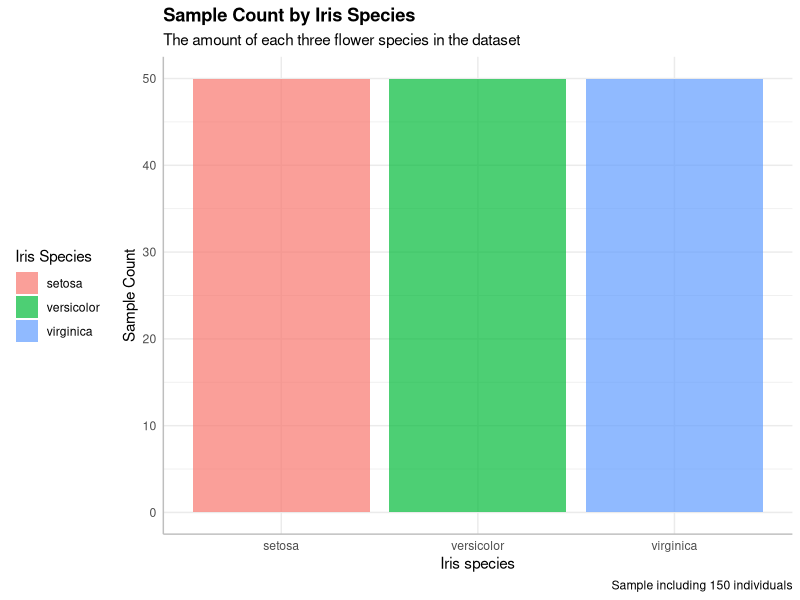
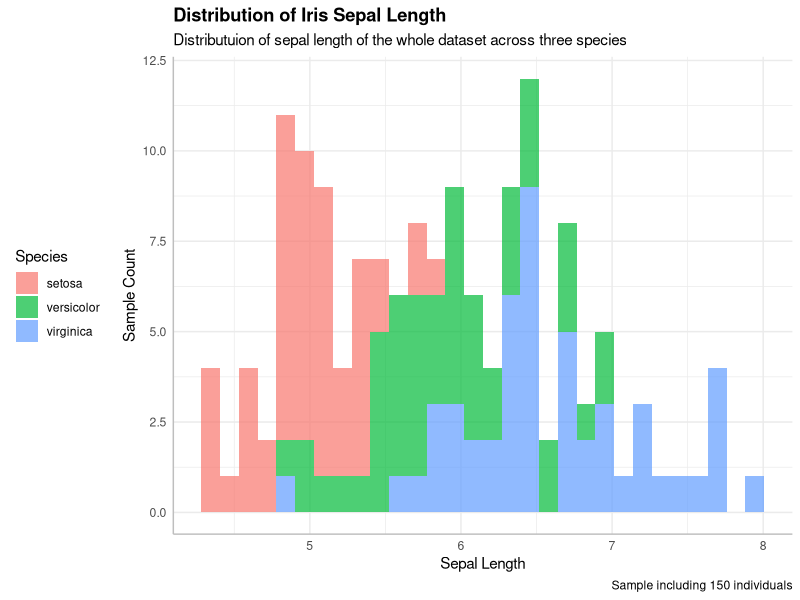
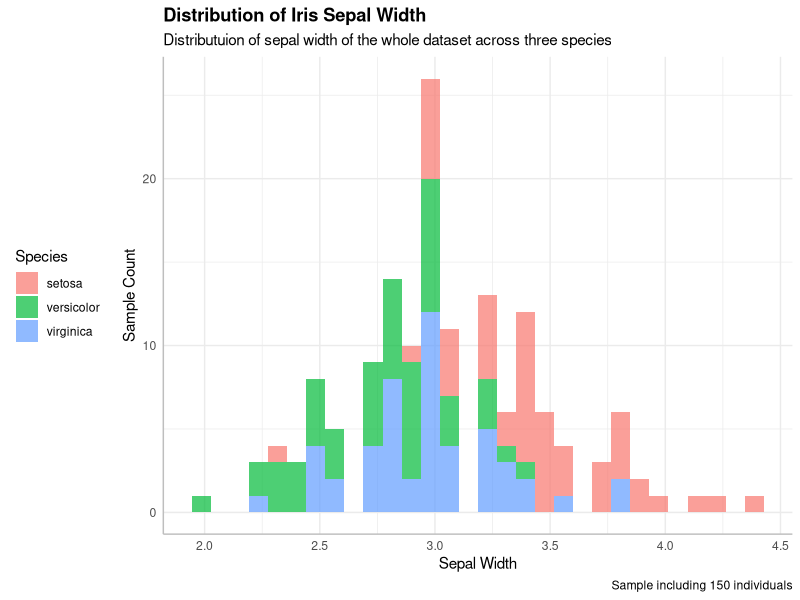
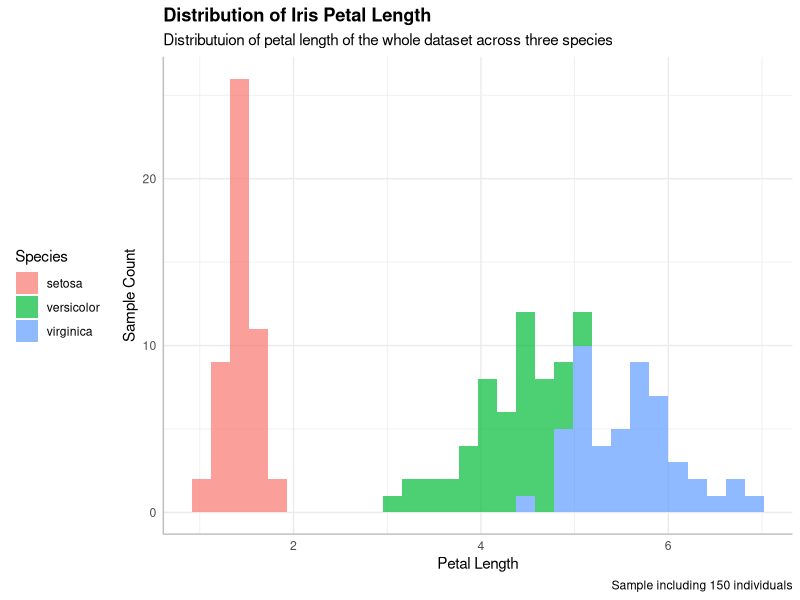
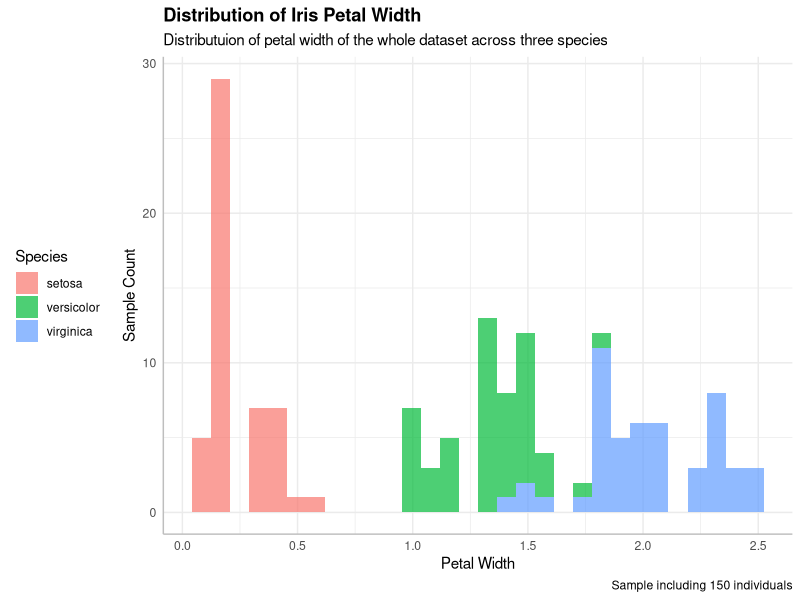
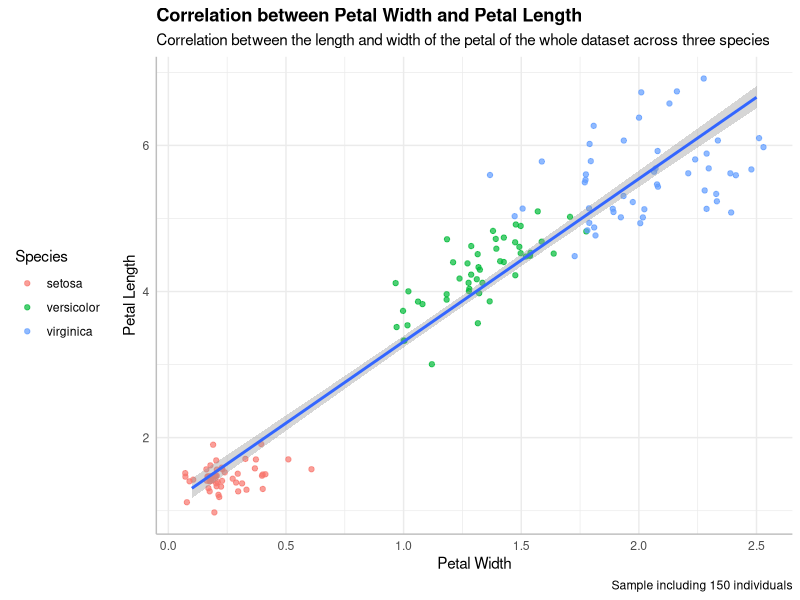
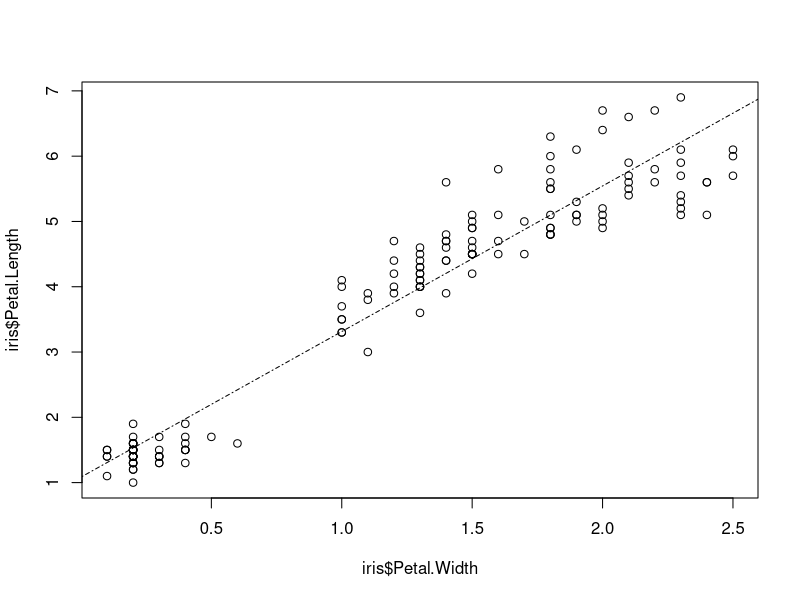
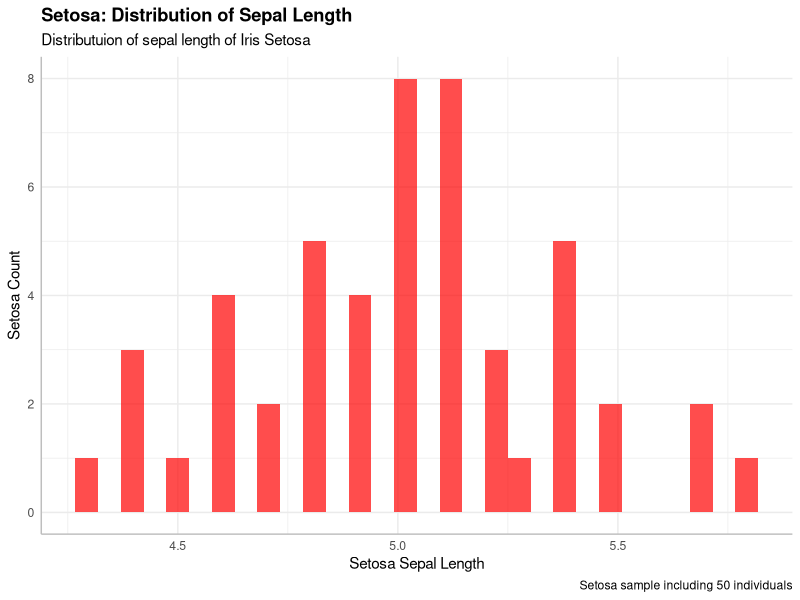

The R script that drew these images, in order: (Note: this script raises an error after producing the figures.)
# I import ggplot2
library(ggplot2)

# I chose iris dataset to explore
str(iris)
# There are 150 observations of 5 variables
# 4 of the variables are continuous, interval, numerical/quantitative
# 1 of the variables is nominal, categorical/qualitative

# How many individuals are there in the dataset?
ggplot(data = iris) +
  geom_bar(mapping = aes(x = Species, fill = Species), alpha = 0.7) +
  labs(title = "Sample Count by Iris Species", 
       subtitle = "The amount of each three flower species in the dataset",
       caption = "Sample including 150 individuals",
       fill = "Iris Species") +
  ylab(label = "Sample Count") +
  xlab(label = "Iris species") +
  theme_minimal() +
  theme(legend.position = "left",
        axis.line = element_line(color = "grey"),
        axis.line.x = element_line(color = "grey"),
        axis.line.y = element_line(color = "grey"),
        plot.title = element_text(face = "bold"))
# There are 150 individuals grouped by three different species.

# Checking the distribution of the flower sepal length for the whole dataset (use histograms, is it normal distribution?)
ggplot(data = iris) +
  geom_histogram(mapping = aes(x = Sepal.Length, fill = Species), alpha = 0.7) +
  labs(title = "Distribution of Iris Sepal Length", 
       subtitle = "Distributuion of sepal length of the whole dataset across three species",
       caption = "Sample including 150 individuals") +
  ylab(label = "Sample Count") +
  xlab(label = "Sepal Length") +
  theme_minimal() +
  theme(legend.position = "left",
        axis.line = element_line(color = "grey"),
        axis.line.x = element_line(color = "grey"),
        axis.line.y = element_line(color = "grey"),
        plot.title = element_text(face = "bold"))
# What kind of distribution is this?

# Checking the distribution of the flower sepal width for the whole dataset (use histograms, is it normal distribution?)
ggplot(data = iris) +
  geom_histogram(mapping = aes(x = Sepal.Width, fill = Species), alpha = 0.7) +
  labs(title = "Distribution of Iris Sepal Width", 
       subtitle = "Distributuion of sepal width of the whole dataset across three species",
       caption = "Sample including 150 individuals") +
  ylab(label = "Sample Count") +
  xlab(label = "Sepal Width") +
  theme_minimal() +
  theme(legend.position = "left",
        axis.line = element_line(color = "grey"),
        axis.line.x = element_line(color = "grey"),
        axis.line.y = element_line(color = "grey"),
        plot.title = element_text(face = "bold"))
# What kind of distribution is this?

# Checking the distribution of the flower petal length for the whole dataset (use histograms, is it normal distribution?)
ggplot(data = iris) +
  geom_histogram(mapping = aes(x = Petal.Length, , fill = Species), alpha = 0.7) +
  labs(title = "Distribution of Iris Petal Length", 
       subtitle = "Distributuion of petal length of the whole dataset across three species",
       caption = "Sample including 150 individuals") +
  ylab(label = "Sample Count") +
  xlab(label = "Petal Length") +
  theme_minimal() +
  theme(legend.position = "left",
        axis.line = element_line(color = "grey"),
        axis.line.x = element_line(color = "grey"),
        axis.line.y = element_line(color = "grey"),
        plot.title = element_text(face = "bold"))
# What kind of distribution is this?

# Checking the distribution of the flower petal width for the whole dataset (use histograms, is it normal distribution?)
ggplot(data = iris) +
  geom_histogram(mapping = aes(x = Petal.Width, fill = Species), alpha = 0.7) +
  labs(title = "Distribution of Iris Petal Width", 
       subtitle = "Distributuion of petal width of the whole dataset across three species",
       caption = "Sample including 150 individuals") +
  ylab(label = "Sample Count") +
  xlab(label = "Petal Width") +
  theme_minimal() +
  theme(legend.position = "left",
        axis.line = element_line(color = "grey"),
        axis.line.x = element_line(color = "grey"),
        axis.line.y = element_line(color = "grey"),
        plot.title = element_text(face = "bold"))
# What kind of distribution is this?

# correlation between petal length and petal width across all three species
ggplot(data = iris) +
  geom_jitter(mapping = aes(x = Petal.Width, y = Petal.Length, col = Species), alpha = 0.7) +
  geom_smooth(mapping = aes(x = Petal.Width, y = Petal.Length), method = lm) + # this adds the trend line
  labs(title = "Correlation between Petal Width and Petal Length", 
       subtitle = "Correlation between the length and width of the petal of the whole dataset across three species",
       caption = "Sample including 150 individuals") +
  ylab(label = "Petal Length") +
  xlab(label = "Petal Width") +
  theme_minimal() +
  theme(legend.position = "left",
        axis.line = element_line(color = "grey"),
        axis.line.x = element_line(color = "grey"),
        axis.line.y = element_line(color = "grey"),
        plot.title = element_text(face = "bold"))

# modelling with lm
# 1. we create a model 
iris_model <- lm(iris$Petal.Length ~ iris$Petal.Width)

# 2. we plot it
plot(y = iris$Petal.Length, x = iris$Petal.Width)

# 3. we get the intercept and slope by coef() function
e <- coef(iris_model)[1]
f <- coef(iris_model)[2]
e
f

# 4. we draw the line with help of abline() function
abline(e, f, lty = 4)

summary(iris_model)



# I want to separate the dataset by the specie to explore them separately 
# setosa dataset
my_setosa <- subset(iris, Species == "setosa")
str(my_setosa)
# versicolor dataset
my_versicolor <- subset(iris, Species == "versicolor")
str(my_versicolor)
# virginica dataset
my_virginica <- subset(iris, Species == "virginica")
str(my_virginica)

# setosa dataset: what is the distribution of sepal length? NORMAL DISTRIBUTION
ggplot(data = my_setosa) +
  geom_histogram(aes (x = Sepal.Length), fill = "red", alpha = 0.7) +
  labs(title = "Setosa: Distribution of Sepal Length", 
       subtitle = "Distributuion of sepal length of Iris Setosa",
       caption = "Setosa sample including 50 individuals") +
  ylab(label = "Setosa Count") +
  xlab(label = "Setosa Sepal Length") +
  theme_minimal() +
  theme(axis.line = element_line(color = "grey"),
        axis.line.x = element_line(color = "grey"),
        axis.line.y = element_line(color = "grey"),
        plot.title = element_text(face = "bold"))

# setosa dataset: what is the distribution of sepal width? RIGHT SKEWED
ggplot(data = my_setosa) +
  geom_histogram(aes (x = Sepal.Width), fill = "red", alpha = 0.7) +
  labs(title = "Setosa: Distribution of Sepal Width", 
       subtitle = "Distributuion of sepal width of Iris Setosa",
       caption = "Setosa sample including 50 individuals") +
  ylab(label = "Setosa Count") +
  xlab(label = "Setosa Sepal Width") +
  theme_minimal() +
  theme(axis.line = element_line(color = "grey"),
        axis.line.x = element_line(color = "grey"),
        axis.line.y = element_line(color = "grey"),
        plot.title = element_text(face = "bold"))


# setosa dataset: what is the distribution of petal length? NORMAL
# mean and median added
ggplot(data = my_setosa) +
  geom_histogram(aes (x = Petal.Length), fill = "red", alpha = 0.7) +
  geom_vline(xintercept = mean(my_setosa$Petal.Length), col = "blue", lwd = 1) +
  geom_vline(xintercept = median(my_setosa$Petal.Length), col = "green", lwd = 1) +
  annotate("text", x = 1.35,
           y = 9,
           label = paste("Mean =", mean(my_setosa$Petal.Length)),
           col = "blue",
           size = 5) +
  annotate("text", x = 1.6,
           y = 9,
           label = paste("Median =", median(my_setosa$Petal.Length)),
           col = "green",
           size = 5) +
  labs(title = "Mean and Median on Distribution of Iris Satosa Petal Length", 
       subtitle = "Distributuion of petal length of Iris Setosa with mean and median values",
       caption = "Setosa sample including 50 individuals") +
  ylab(label = "Setosa Count") +
  xlab(label = "Setosa Petal Length (cm)") +
  theme_minimal() +
  theme(axis.line = element_line(color = "grey"),
        axis.line.x = element_line(color = "grey"),
        axis.line.y = element_line(color = "grey"),
        plot.title = element_text(face = "bold"))

# setosa dataset: what is the distribution of petal width? RIGHT SKEWED
# mean and median added
ggplot(data = my_setosa) +
  geom_histogram(aes (x = Petal.Width), fill = "red", alpha = 0.7) +
  geom_vline(xintercept = mean(my_setosa$Petal.Width), col = "blue", lwd = 1) +
  geom_vline(xintercept = median(my_setosa$Petal.Width), col = "green", lwd = 1) +
  annotate("text", x = 0.3,
           y = 11,
           label = paste("Mean =", mean(my_setosa$Petal.Width)),
           col = "blue",
           size = 5) +
  annotate("text", x = 0.15,
           y = 11,
           label = paste("Median =", median(my_setosa$Petal.Width)),
           col = "green",
           size = 5) +
  labs(title = "Mean and Median on Distribution of Iris Satosa Petal Width", 
       subtitle = "Distributuion of petal width of Iris Setosa with mean and median values",
       caption = "Setosa sample including 50 individuals") +
  ylab(label = "Setosa Count") +
  xlab(label = "Setosa Petal Width (cm)") +
  theme_minimal() +
  theme(axis.line = element_line(color = "grey"),
        axis.line.x = element_line(color = "grey"),
        axis.line.y = element_line(color = "grey"),
        plot.title = element_text(face = "bold"))


# versicolor dataset: what is the distribution of sepal length? RIGHT SKEWED
ggplot(data = my_versicolor) +
  geom_histogram(aes (x = Sepal.Length), fill = "green3", alpha = 0.7) +
  labs(title = "Versicolor: Distribution of Sepal Length", 
       subtitle = "Distributuion of sepal length of Iris Versicolor",
       caption = "Versicolor sample including 50 individuals") +
  ylab(label = "Versicolor Count") +
  xlab(label = "Versicolor Sepal Length") +
  theme_minimal() +
  theme(axis.line = element_line(color = "grey"),
        axis.line.x = element_line(color = "grey"),
        axis.line.y = element_line(color = "grey"),
        plot.title = element_text(face = "bold"))

# versicolor dataset: what is the distribution of sepal width? LEFT SKEWED
ggplot(data = my_versicolor) +
  geom_histogram(aes (x = Sepal.Width), fill = "green3", alpha = 0.7) +
  labs(title = "Versicolor: Distribution of Sepal Width", 
       subtitle = "Distributuion of sepal width of Iris Versicolor",
       caption = "Versicolor sample including 50 individuals") +
  ylab(label = "Versicolor Count") +
  xlab(label = "Versicolor Sepal Width") +
  theme_minimal() +
  theme(axis.line = element_line(color = "grey"),
        axis.line.x = element_line(color = "grey"),
        axis.line.y = element_line(color = "grey"),
        plot.title = element_text(face = "bold"))

# versicolor dataset: what is the distribution of petal length? LEFT SKEWED
ggplot(data = my_versicolor) +
  geom_histogram(aes (x = Petal.Length), fill = "green3", alpha = 0.7) +
  labs(title = "Versicolor: Distribution of Petal Length", 
       subtitle = "Distributuion of petal length of Iris Versicolor",
       caption = "Versicolor sample including 50 individuals") +
  ylab(label = "Versicolor Count") +
  xlab(label = "Versicolor Petal Length") +
  theme_minimal() +
  theme(axis.line = element_line(color = "grey"),
        axis.line.x = element_line(color = "grey"),
        axis.line.y = element_line(color = "grey"),
        plot.title = element_text(face = "bold"))

# versicolor dataset: what is the distribution of petal width?
ggplot(data = my_versicolor) +
  geom_histogram(aes (x = Petal.Width), fill = "green3", alpha = 0.7) +
  labs(title = "Versicolor: Distribution of Petal Width", 
       subtitle = "Distributuion of petal width of Iris Versicolor",
       caption = "Versicolor sample including 50 individuals") +
  ylab(label = "Versicolor Count") +
  xlab(label = "Versicolor Petal Width") +
  theme_minimal() +
  theme(axis.line = element_line(color = "grey"),
        axis.line.x = element_line(color = "grey"),
        axis.line.y = element_line(color = "grey"),
        plot.title = element_text(face = "bold"))

# virginica dataset: what is the distribution of sepal length?
ggplot(data = my_virginica) +
  geom_histogram(aes (x = Sepal.Length), fill = "lightblue", alpha = 0.7) +
  labs(title = "Virginica: Distribution of Sepal Length", 
       subtitle = "Distributuion of sepal length of Iris Virginica",
       caption = "Virginica sample including 50 individuals") +
  ylab(label = "Virginica Count") +
  xlab(label = "Virginica Sepal Length") +
  theme_minimal() +
  theme(axis.line = element_line(color = "grey"),
        axis.line.x = element_line(color = "grey"),
        axis.line.y = element_line(color = "grey"),
        plot.title = element_text(face = "bold"))

# virginica dataset: what is the distribution of sepal width?
ggplot(data = my_virginica) +
  geom_histogram(aes (x = Sepal.Width), fill = "lightblue", alpha = 0.7) +
  labs(title = "Virginica: Distribution of Sepal Width", 
       subtitle = "Distributuion of sepal width of Iris Virginica",
       caption = "Virginica sample including 50 individuals") +
  ylab(label = "Virginica Count") +
  xlab(label = "Virginica Sepal Width") +
  theme_minimal() +
  theme(axis.line = element_line(color = "grey"),
        axis.line.x = element_line(color = "grey"),
        axis.line.y = element_line(color = "grey"),
        plot.title = element_text(face = "bold"))

# virginica dataset: what is the distribution of petal length?
ggplot(data = my_virginica) +
  geom_histogram(aes (x = Petal.Length), fill = "lightblue", alpha = 0.7) +
  labs(title = "Virginica: Distribution of Petal Length", 
       subtitle = "Distributuion of petal length of Iris Virginica",
       caption = "Virginica sample including 50 individuals") +
  ylab(label = "Virginica Count") +
  xlab(label = "Virginica Petal Length") +
  theme_minimal() +
  theme(axis.line = element_line(color = "grey"),
        axis.line.x = element_line(color = "grey"),
        axis.line.y = element_line(color = "grey"),
        plot.title = element_text(face = "bold"))

# virginica dataset: what is the distribution of petal width?
ggplot(data = my_virginica) +
  geom_histogram(aes (x = Petal.Width), fill = "lightblue", alpha = 0.7) +
  labs(title = "Virginica: Distribution of Petal Width", 
       subtitle = "Distributuion of petal width of Iris Virginica",
       caption = "Virginica sample including 50 individuals") +
  ylab(label = "Virginica Count") +
  xlab(label = "Virginica Petal Width") +
  theme_minimal() +
  theme(axis.line = element_line(color = "grey"),
        axis.line.x = element_line(color = "grey"),
        axis.line.y = element_line(color = "grey"),
        plot.title = element_text(face = "bold"))

# Checking the median and mean of the variables
# mean
# my_setosa
mean(my_setosa$Sepal.Length)
mean(my_setosa$Sepal.Width)
mean(my_setosa$Petal.Length)
mean(my_setosa$Petal.Width)
# my_versicolor
mean(my_versicolor$Sepal.Length)
mean(my_versicolor$Sepal.Width)
mean(my_versicolor$Petal.Length)
mean(my_versicolor$Petal.Width)
# my_viginica
mean(my_virginica$Sepal.Length)
mean(my_virginica$Sepal.Width)
mean(my_virginica$Petal.Length)
mean(my_virginica$Petal.Width)

# Adding mean to histogram with base R
hist(my_setosa$Petal.Length)                                   # Draw histogram
abline(v = mean(my_setosa$Petal.Length),                       # Add line for mean
       col = "red",
       lwd = 3)
text(x = 1.7,
     y = 8,
     paste("Mean =", mean(my_setosa$Petal.Length)),
     col = "red",
     cex = 2)

# Calculating the mean of petal width for my_setosa
mean(my_setosa$Petal.Width)

# Adding mean value to histogram with base R
hist(my_setosa$Petal.Width)                                   # Draw histogram
abline(v = mean(my_setosa$Petal.Width),                       # Add line for mean
       col = "red",
       lwd = 3)
text(x = 0.34,
     y = 10,
     paste("Mean =", mean(my_setosa$Petal.Width)),
     col = "red",
     cex = 2)

# Checking the mode 
# There is no built in function to find mode in R, so we write one
mode <- function(x) {
  u <- unique(x)
  tab <- tabulate(match(x, u))
  u[tab == max(tab)]
}

# my_setosa
mode(my_setosa$Sepal.Length)
mode(my_setosa$Sepal.Width)
mode(my_setosa$Petal.Length)
mode(my_setosa$Petal.Width)
# my_versicolor
mode(my_versicolor$Sepal.Length)
mode(my_versicolor$Sepal.Width)
mode(my_versicolor$Petal.Length)
mode(my_versicolor$Petal.Width)
# my_viginica
mode(my_virginica$Sepal.Length)
mode(my_virginica$Sepal.Width)
mode(my_virginica$Petal.Length)
mode(my_virginica$Petal.Width)



# Calculations variance and sd for setosa 
variance <- (my_setosa$Petal.Length - mean(my_setosa$Petal.Length))^2
variance
variance <- sum(variance) / (length(my_setosa$Petal.Length) - 1)
variance

sd <- sqrt(variance)
sd

# Calculation coefficient of variation
cv <- (sd / mean(my_setosa$Petal.Length)) 
cv

setosa_model_petal <- lm(my_setosa$Petal.Length ~ my_setosa$Petal.Width)

a <- coef(setosa_model_sepal)[1]
b <- coef(setosa_model_sepal)[2]
a
b

# z-score of setosa petal length when x=1.4
z <- (1.4 - mean(my_setosa$Petal.Length))/sd(my_setosa$Petal.Length)
# a calculation with the number values
control_z <- (1.4 - 1.462)/0.173664
control_z

